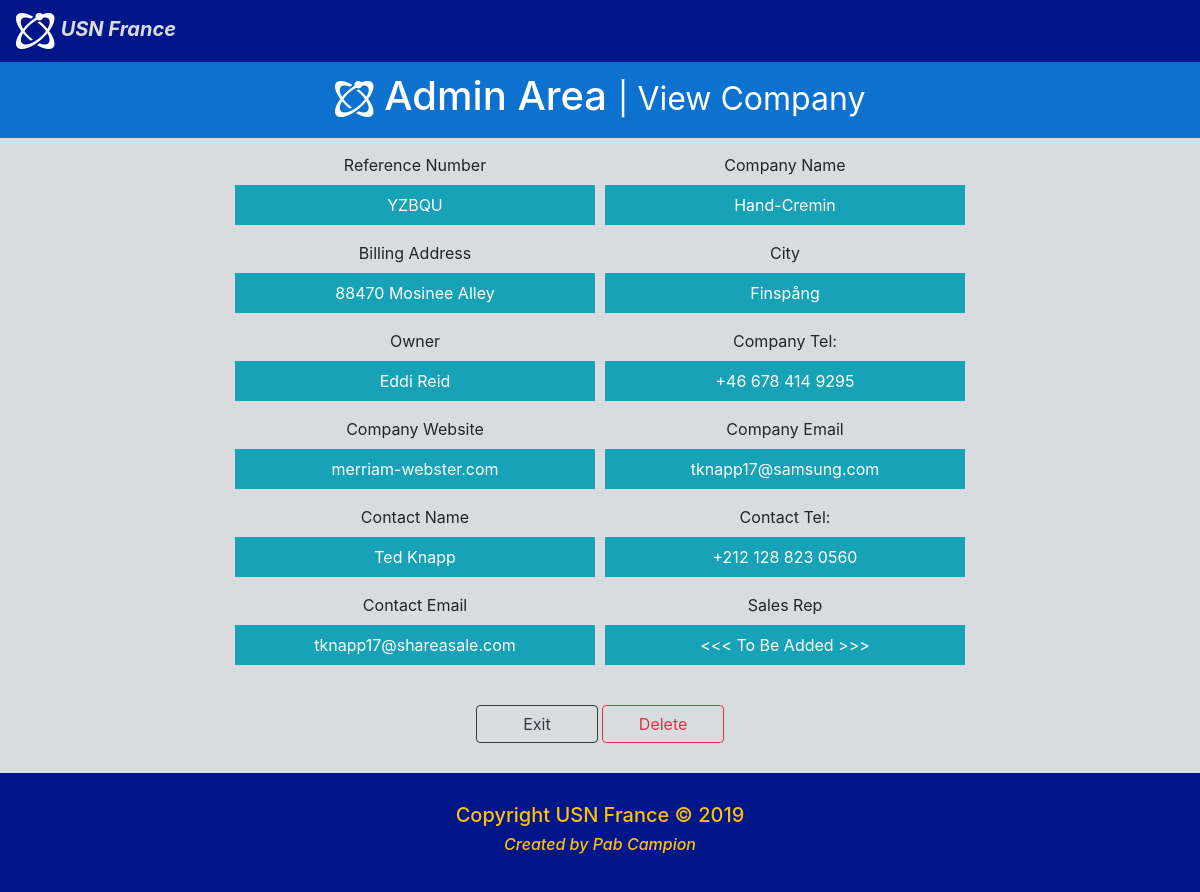
Page /viewCompany.php?id=44 on the committed database.
### tables this page shows
CREATE TABLE IF NOT EXISTS `companies` (
  `C_ID` INT NOT NULL AUTO_INCREMENT,
  `C_REF_NUMBER` VARCHAR(45) NOT NULL,
  `C_NAME` VARCHAR(75) NOT NULL,
  `C_BILLING_ADDRESS` VARCHAR(999) NOT NULL,
  `C_CITY` VARCHAR(45) NOT NULL,
  `C_OWNER` VARCHAR(45) NULL,
  `C_TEL` VARCHAR(20) NULL,
  `C_WEBSITE` VARCHAR(75) NULL,
  `C_EMAIL` VARCHAR(75) NULL,
  `C_CONTACT_NAME` VARCHAR(45) NOT NULL,
  `C_CONTACT_TEL` VARCHAR(20) NOT NULL,
  `C_CONTACT_EMAIL` VARCHAR(75) NOT NULL,
  `F_TOTAL_SALES` FLOAT NULL,
  `F_DISC_TERMS` VARCHAR(45) NULL,
  `F_PAYMENT_LAST` DATE NULL,
  `F_PAYMENT_NEXT` DATE NULL,
  `F_INVOICES` VARCHAR(999) NULL,
  `S_SALES_EXP` FLOAT NULL,
  `S_CALL_LAST` DATE NULL,
  `S_VISIT_LAST` DATE NULL,
  `S_NOTES` VARCHAR(999) NULL,
  `S_REP_ID` INT(5) NULL,
  `M_DATE_MOD` DATE NOT NULL,
  PRIMARY KEY (`C_ID`)
  );

### config/functions.php (called while the page is built, shortened)
<?php
include('session.php');
$queryCompanies = "SELECT * FROM companies ORDER BY M_DATE_MOD DESC LIMIT 3";
$resultCompanies = mysqli_query($conn, $queryCompanies);
$companies = mysqli_fetch_all($resultCompanies, MYSQLI_ASSOC);
if(isset($_GET['id'])) {
    $saleQuery = "SELECT
    `C_ID`,
    `C_REF_NUMBER`,
    `C_NAME`,
    `C_BILLING_ADDRESS`,
    `C_CITY`,
    `C_OWNER`,
    `C_TEL`,
    `C_WEBSITE`,
    `C_EMAIL`,
    `C_CONTACT_NAME`,
    `C_CONTACT_TEL`,
    `C_CONTACT_EMAIL`,
    `F_TOTAL_SALES`,
    `F_DISC_TERMS`,
    `F_PAYMENT_LAST`,
    `F_PAYMENT_NEXT`,
    `F_INVOICES`,
    `S_SALES_EXP`,
    `S_CALL_LAST`,
    `S_NOTES`,
    `S_VISIT_LAST`,
    `M_DATE_MOD`
     FROM `companies` WHERE `C_ID`=" . $_GET['id'];
    $resultSaleQuery = mysqli_query($conn, $saleQuery);
    if(mysqli_num_rows($resultSaleQuery) > 0) {
        $saleRow = mysqli_fetch_assoc($resultSaleQuery);
        $coRef = $saleRow['C_REF_NUMBER'];
        $coName = $saleRow['C_NAME'];
        $coAdd = $saleRow['C_BILLING_ADDRESS'];
        $coCity = $saleRow['C_CITY'];
        $coOwn = $saleRow['C_OWNER'];
        $coTel = $saleRow['C_TEL'];
        $coWeb = $saleRow['C_WEBSITE'];
        $coEmail = $saleRow['C_EMAIL'];
        $conName = $saleRow['C_CONTACT_NAME'];
        $conTel = $saleRow['C_CONTACT_TEL'];
        $conEmail = $saleRow['C_CONTACT_EMAIL'];
    }
}

### viewCompany.php (the view, shortened to what this page needs)
<?php
        include('config/functions.php');
?>
<!doctype html>
<html lang="en">
  <head>
    <?php
    include('config/cssHeader.php');
    ?>
  <body>
  <nav class="navbar navbar-expand-md">
    <a class="navbar-brand" href="#"><img src="img/usn-logo-small.png" class="usn-logo-small" alt="usn-logo-small"> <b><em>USN France</em></b>  </a>
</nav>
  <header id="header">
    <div class="container">
      <div class="row">
        <div class="col-md-12">
          <h1 class="text-center"> <img src="img/usn-logo-small.png" class="usn-logo-small" alt="usn-logo-small">
    Admin Area <small>| View Company</small></h1>
        </div>
      </div>
    </div>
  </header>
  <section id="main">
    <div class="container">
      <div class="row">
        <div class="col-md-8 offset-md-2">
          <form class="text-center" id="viewCompany" action="config/functions.php" method="POST">
          <div class="form-row">
                  <div class="form-group col-md-6">
                    <label>Reference Number</label>
                      <span class="d-block p-2 bg-info text-white"><?php echo $coRef ?></span>
                  </div>
                  <div class="form-group col-md-6">
                    <label>Company Name</label>
                    <span class="d-block p-2 bg-info text-white"><?php echo $coName ?></span>
                  </div>
                </div>
                <div class="form-row">
                  <div class="form-group col-md-6">
                    <label>Billing Address</label>
                    <span class="d-block p-2 bg-info text-white"><?php echo $coAdd ?></span>
                  </div>
                  <div class="form-group col-md-6">
                    <label>City</label>
                    <span class="d-block p-2 bg-info text-white"><?php echo $coCity ?></span>
                  </div>
                </div>
                <div class="form-row">
                  <div class="form-group col-md-6">
                    <label>Owner</label>
                    <span class="d-block p-2 bg-info text-white"><?php echo $coOwn ?></span>
                  </div>
                  <div class="form-group col-md-6">
                    <label>Company Tel:</label>
                    <span class="d-block p-2 bg-info text-white"><?php echo $coTel ?></span>
                  </div>
                </div>
                <div class="form-row">
                  <div class="form-group col-md-6">
                    <label>Company Website</label>
                    <span class="d-block p-2 bg-info text-white"><?php echo $coWeb ?></span>
                  </div>
                  <div class="form-group col-md-6">
                    <label>Company Email</label>
                    <span class="d-block p-2 bg-info text-white"><?php echo $coEmail ?></span>
                  </div>
                </div>
                <div class="form-row">
                  <div class="form-group col-md-6">
                    <label>Contact Name</label>
                    <span class="d-block p-2 bg-info text-white"><?php echo $conName ?></span>
                  </div>
                  <div class="form-group col-md-6">
                    <label>Contact Tel:</label>
                    <span class="d-block p-2 bg-info text-white"><?php echo $conTel ?></span>
                  </div>
                </div>
                <div class="form-row">
                  <div class="form-group col-md-6">
                    <label>Contact Email</label>
                    <span class="d-block p-2 bg-info text-white"><?php echo $conEmail ?></span>
                  </div>
                  <div class="form-group col-md-6">
                    <label>Sales Rep</label>
                    <span class="d-block p-2 bg-info text-white"><<< To Be Added >>></span>
                  </div>
                </div>
                <br>
              <a href="companies.php"><button type="button" class="btn btn-outline-dark col-2">Exit</button></a>
              <button type="submit"
              <?php foreach($companies as $company) { ?>
              name="deleteCompany"
              value="<?=$company['C_ID'] ?>"
              <?php } ?>
              class="btn btn-outline-danger col-2" >Delete</button>
          </div>
        </div>
      </div>
  </section>
    <?php
    include('config/footer.php');
    ?>
  </body>
</html>

### css/style.css (style rules this page uses)
body { background: #d8dcdf; }
nav { min-height: 33px !important; margin-bottom: 0; border-radius: 0; }
.navbar { background-color: #001689; }
.navbar .navbar-brand { color: #d8dcdf; }
#header { background-color: #0d71d0; color: #ffffff; padding-top: 10px; padding-bottom: 10px; margin-bottom: 15px; }

### rows in the picture
companies: C_REF_NUMBER "YZBQU", C_NAME "Hand-Cremin", C_BILLING_ADDRESS "88470 Mosinee Alley", C_CITY "Finspång", C_OWNER "Eddi Reid", C_TEL "+46 678 414 9295", C_WEBSITE "merriam-webster.com", C_EMAIL "tknapp17@samsung.com", C_CONTACT_NAME "Ted Knapp", C_CONTACT_TEL "+212 128 823 0560", C_CONTACT_EMAIL "tknapp17@shareasale.com"
